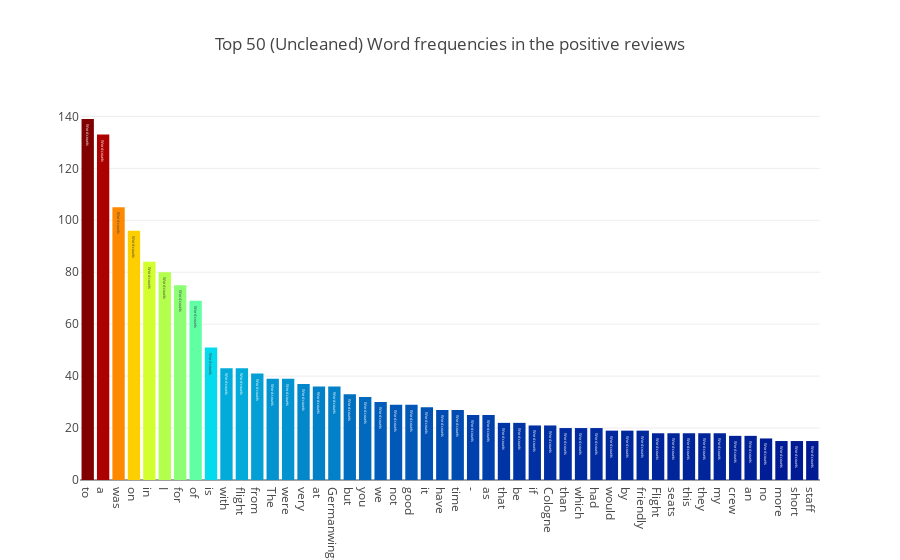

Notebook cell for this chart:
### Markdown cell above
- Show top 50 word frequencies of positive reviews, i.e., recommended.

### Code cell
all_words = df_review[df_review['Recommended']=="yes"]["Review"].str.split(expand=True).unstack().value_counts()
data = [go.Bar(
            x = all_words.index.values[2:50],
            y = all_words.values[2:50],
            marker= dict(colorscale='Jet',
                         color = all_words.values[2:100]
                        ),
            text='Word counts'
    )]

layout = go.Layout(
    title='Top 50 (Uncleaned) Word frequencies in the positive reviews'
)

fig = go.Figure(data=data, layout=layout)

py.iplot(fig, filename='basic-bar')

### Figure 1 — Plotly figure (JSON) as saved in the notebook; plotly's stock layout.template omitted (floating-point values rounded to 4 significant figures)
{"data": [{"marker": {"color": [139, 133, 105, 96, 84, 80, 75, 69, 51, 43, 43, 41, 39, 39, 37, 36, 36, 33, 32, 30, 29, 29, 28, 27, 27, 25, 25, 22, 22, 21, 21, 20, 20, 20, 19, 19, 19, 18, 18, 18, 18, 18, 17, 17, 16, 15, 15, 15, 14, 14, 14, 14, 14, 13, 13, 12, 12, 12, 12, 12, 12, 12, 12, 12, 11, 11, 11, 11, 11, 11, 11, 10, 10, 10, 10, 10, 10, 10, 10, 10, 10, 9, 9, 9, 9, 9, 9, 9, 9, 9, 9, 9, 9, 9, 9, 9, 8, 8], "colorscale": "Jet"}, "text": "Word counts", "type": "bar", "uid": "1a7eef8f-f4b2-454a-9dcf-57c2110325c4", "x": ["to", "a", "was", "on", "in", "I", "for", "of", "is", "with", "flight", "from", "The", "were", "very", "at", "Germanwings", "but", "you", "we", "not", "good", "it", "have", "time", "-", "as", "that", "be", "if", "Cologne", "than", "which", "had", "would", "by", "friendly", "Flight", "seats", "this", "they", "my", "crew", "an", "no", "more", "short", "staff"], "y": [139, 133, 105, 96, 84, 80, 75, 69, 51, 43, 43, 41, 39, 39, 37, 36, 36, 33, 32, 30, 29, 29, 28, 27, 27, 25, 25, 22, 22, 21, 21, 20, 20, 20, 19, 19, 19, 18, 18, 18, 18, 18, 17, 17, 16, 15, 15, 15]}], "layout": {"title": {"text": "Top 50 (Uncleaned) Word frequencies in the positive reviews"}}}
